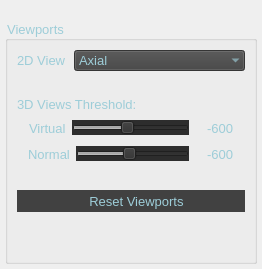
          <widget class="QWidget" name="tab_view">
           <attribute name="title">
            <string>View</string>
           </attribute>
           <layout class="QVBoxLayout" name="verticalLayout_14">
            <property name="spacing">
             <number>3</number>
            </property>
            <property name="leftMargin">
             <number>5</number>
            </property>
            <property name="topMargin">
             <number>20</number>
            </property>
            <property name="rightMargin">
             <number>5</number>
            </property>
            <property name="bottomMargin">
             <number>5</number>
            </property>
            <item>
             <widget class="QGroupBox" name="groupBox_Viewports">
              <property name="enabled">
               <bool>false</bool>
              </property>
              <property name="font">
               <font>
                <pointsize>10</pointsize>
                <weight>50</weight>
                <bold>false</bold>
                <strikeout>false</strikeout>
                <kerning>true</kerning>
               </font>
              </property>
              <property name="autoFillBackground">
               <bool>false</bool>
              </property>
              <property name="styleSheet">
               <string notr="true">color: rgb(157, 205, 216);</string>
              </property>
              <property name="title">
               <string>Viewports</string>
              </property>
              <property name="alignment">
               <set>Qt::AlignLeading|Qt::AlignLeft|Qt::AlignVCenter</set>
              </property>
              <property name="flat">
               <bool>true</bool>
              </property>
              <property name="checkable">
               <bool>false</bool>
              </property>
              <layout class="QVBoxLayout" name="verticalLayout_5">
               <item>
                <layout class="QHBoxLayout" name="horizontalLayout_11" stretch="1,3">
                 <property name="spacing">
                  <number>0</number>
                 </property>
                 <item>
                  <widget class="QLabel" name="label_2">
                   <property name="font">
                    <font>
                     <pointsize>10</pointsize>
                    </font>
                   </property>
                   <property name="text">
                    <string>2D View</string>
                   </property>
                  </widget>
                 </item>
                 <item>
                  <widget class="QComboBox" name="comboBox_2DView">
                   <property name="sizePolicy">
                    <sizepolicy hsizetype="Preferred" vsizetype="Fixed">
                     <horstretch>0</horstretch>
                     <verstretch>0</verstretch>
                    </sizepolicy>
                   </property>
                   <property name="baseSize">
                    <size>
                     <width>0</width>
                     <height>0</height>
                    </size>
                   </property>
                   <property name="font">
                    <font>
                     <pointsize>10</pointsize>
                     <weight>50</weight>
                     <bold>false</bold>
                     <kerning>true</kerning>
                    </font>
                   </property>
                   <property name="autoFillBackground">
                    <bool>false</bool>
                   </property>
                   <property name="styleSheet">
                    <string notr="true">background-color: rgb(65, 65, 65);</string>
                   </property>
                   <property name="currentText">
                    <string>Axial</string>
                   </property>
                   <property name="currentIndex">
                    <number>0</number>
                   </property>
                   <property name="iconSize">
                    <size>
                     <width>16</width>
                     <height>16</height>
                    </size>
                   </property>
                   <property name="frame">
                    <bool>false</bool>
                   </property>
                   <item>
                    <property name="text">
                     <string>Axial</string>
                    </property>
                   </item>
                   <item>
                    <property name="text">
                     <string>Coronal</string>
                    </property>
                   </item>
                   <item>
                    <property name="text">
                     <string>Sagittal</string>
                    </property>
                   </item>
                  </widget>
                 </item>
                </layout>
               </item>
               <item>
                <spacer name="verticalSpacer_9">
                 <property name="orientation">
                  <enum>Qt::Vertical</enum>
                 </property>
                 <property name="sizeType">
                  <enum>QSizePolicy::Fixed</enum>
                 </property>
                 <property name="sizeHint" stdset="0">
                  <size>
                   <width>20</width>
                   <height>20</height>
                  </size>
                 </property>
                </spacer>
               </item>
               <item>
                <widget class="QLabel" name="label_3">
                 <property name="font">
                  <font>
                   <pointsize>10</pointsize>
                  </font>
                 </property>
                 <property name="text">
                  <string>3D Views Threshold:</string>
                 </property>
                </widget>
               </item>
               <item>
                <layout class="QHBoxLayout" name="horizontalLayout_12" stretch="1,2,10,0">
                 <item>
                  <spacer name="horizontalSpacer">
                   <property name="orientation">
                    <enum>Qt::Horizontal</enum>
                   </property>
                   <property name="sizeHint" stdset="0">
                    <size>
                     <width>40</width>
                     <height>20</height>
                    </size>
                   </property>
                  </spacer>
                 </item>
                 <item>
                  <widget class="QLabel" name="label_4">
                   <property name="font">
                    <font>
                     <pointsize>10</pointsize>
                    </font>
                   </property>
                   <property name="text">
                    <string>Virtual</string>
                   </property>
                  </widget>
                 </item>
                 <item>
                  <widget class="QSlider" name="slider_threshold3D">
                   <property name="enabled">
                    <bool>false</bool>
                   </property>
                   <property name="styleSheet">
                    <string notr="true">background-color: rgb(45, 45, 45);</string>
                   </property>
                   <property name="minimum">
                    <number>-2000</number>
                   </property>
                   <property name="maximum">
                    <number>1000</number>
                   </property>
                   <property name="singleStep">
                    <number>10</number>
                   </property>
                   <property name="pageStep">
                    <number>100</number>
                   </property>
                   <property name="value">
                    <number>-600</number>
                   </property>
                   <property name="tracking">
                    <bool>false</bool>
                   </property>
                   <property name="orientation">
                    <enum>Qt::Horizontal</enum>
                   </property>
                   <property name="tickPosition">
                    <enum>QSlider::NoTicks</enum>
                   </property>
                  </widget>
                 </item>
                 <item>
                  <widget class="QLabel" name="lbl_threshold3D">
                   <property name="sizePolicy">
                    <sizepolicy hsizetype="Preferred" vsizetype="Preferred">
                     <horstretch>0</horstretch>
                     <verstretch>0</verstretch>
                    </sizepolicy>
                   </property>
                   <property name="minimumSize">
                    <size>
                     <width>50</width>
                     <height>0</height>
                    </size>
                   </property>
                   <property name="font">
                    <font>
                     <pointsize>10</pointsize>
                    </font>
                   </property>
                   <property name="styleSheet">
                    <string notr="true">color: rgb(157, 205, 216);</string>
                   </property>
                   <property name="text">
                    <string>-600</string>
                   </property>
                   <property name="alignment">
                    <set>Qt::AlignCenter</set>
                   </property>
                  </widget>
                 </item>
                </layout>
               </item>
               <item>
                <layout class="QHBoxLayout" name="horizontalLayout_14" stretch="1,2,10,0">
                 <item>
                  <spacer name="horizontalSpacer_2">
                   <property name="orientation">
                    <enum>Qt::Horizontal</enum>
                   </property>
                   <property name="sizeHint" stdset="0">
                    <size>
                     <width>40</width>
                     <height>20</height>
                    </size>
                   </property>
                  </spacer>
                 </item>
                 <item>
                  <widget class="QLabel" name="label_5">
                   <property name="font">
                    <font>
                     <pointsize>10</pointsize>
                    </font>
                   </property>
                   <property name="text">
                    <string>Normal</string>
                   </property>
                  </widget>
                 </item>
                 <item>
                  <widget class="QSlider" name="slider_threshold3D_2">
                   <property name="enabled">
                    <bool>false</bool>
                   </property>
                   <property name="styleSheet">
                    <string notr="true">background-color: rgb(45, 45, 45);</string>
                   </property>
                   <property name="minimum">
                    <number>-2000</number>
                   </property>
                   <property name="maximum">
                    <number>1000</number>
                   </property>
                   <property name="singleStep">
                    <number>10</number>
                   </property>
                   <property name="pageStep">
                    <number>100</number>
                   </property>
                   <property name="value">
                    <number>-600</number>
                   </property>
                   <property name="tracking">
                    <bool>false</bool>
                   </property>
                   <property name="orientation">
                    <enum>Qt::Horizontal</enum>
                   </property>
                   <property name="tickPosition">
                    <enum>QSlider::NoTicks</enum>
                   </property>
                  </widget>
                 </item>
                 <item>
                  <widget class="QLabel" name="lbl_threshold3D_2">
                   <property name="sizePolicy">
                    <sizepolicy hsizetype="Preferred" vsizetype="Preferred">
                     <horstretch>0</horstretch>
                     <verstretch>0</verstretch>
                    </sizepolicy>
                   </property>
                   <property name="minimumSize">
                    <size>
                     <width>50</width>
                     <height>0</height>
                    </size>
                   </property>
                   <property name="font">
                    <font>
                     <pointsize>10</pointsize>
                    </font>
                   </property>
                   <property name="styleSheet">
                    <string notr="true">color: rgb(157, 205, 216);</string>
                   </property>
                   <property name="text">
                    <string>-600</string>
                   </property>
                   <property name="alignment">
                    <set>Qt::AlignCenter</set>
                   </property>
                  </widget>
                 </item>
                </layout>
               </item>
               <item>
                <spacer name="verticalSpacer_10">
                 <property name="orientation">
                  <enum>Qt::Vertical</enum>
                 </property>
                 <property name="sizeType">
                  <enum>QSizePolicy::Fixed</enum>
                 </property>
                 <property name="sizeHint" stdset="0">
                  <size>
                   <width>20</width>
                   <height>20</height>
                  </size>
                 </property>
                </spacer>
               </item>
               <item>
                <widget class="QToolButton" name="btn_ResetViewports">
                 <property name="enabled">
                  <bool>false</bool>
                 </property>
                 <property name="sizePolicy">
                  <sizepolicy hsizetype="Preferred" vsizetype="Preferred">
                   <horstretch>0</horstretch>
                   <verstretch>0</verstretch>
                  </sizepolicy>
                 </property>
                 <property name="font">
                  <font>
                   <pointsize>10</pointsize>
                  </font>
                 </property>
                 <property name="cursor">
                  <cursorShape>PointingHandCursor</cursorShape>
                 </property>
                 <property name="layoutDirection">
                  <enum>Qt::LeftToRight</enum>
                 </property>
                 <property name="autoFillBackground">
                  <bool>false</bool>
                 </property>
                 <property name="styleSheet">
                  <string notr="true">background-color: rgb(65, 65, 65);</string>
                 </property>
                 <property name="text">
                  <string>   Reset Viewports</string>
                 </property>
                 <property name="icon">
                  <iconset resource="resources.qrc">
                   <normaloff>:/icon/icons/resetViews.png</normaloff>:/icon/icons/resetViews.png</iconset>
                 </property>
                 <property name="iconSize">
                  <size>
                   <width>50</width>
                   <height>50</height>
                  </size>
                 </property>
                 <property name="checkable">
                  <bool>false</bool>
                 </property>
                 <property name="toolButtonStyle">
                  <enum>Qt::ToolButtonTextBesideIcon</enum>
                 </property>
                 <property name="autoRaise">
                  <bool>true</bool>
                 </property>
                </widget>
               </item>
               <item>
                <spacer name="verticalSpacer">
                 <property name="orientation">
                  <enum>Qt::Vertical</enum>
                 </property>
                 <property name="sizeHint" stdset="0">
                  <size>
                   <width>20</width>
                   <height>40</height>
                  </size>
                 </property>
                </spacer>
               </item>
              </layout>
             </widget>
            </item>
           </layout>
          </widget>
